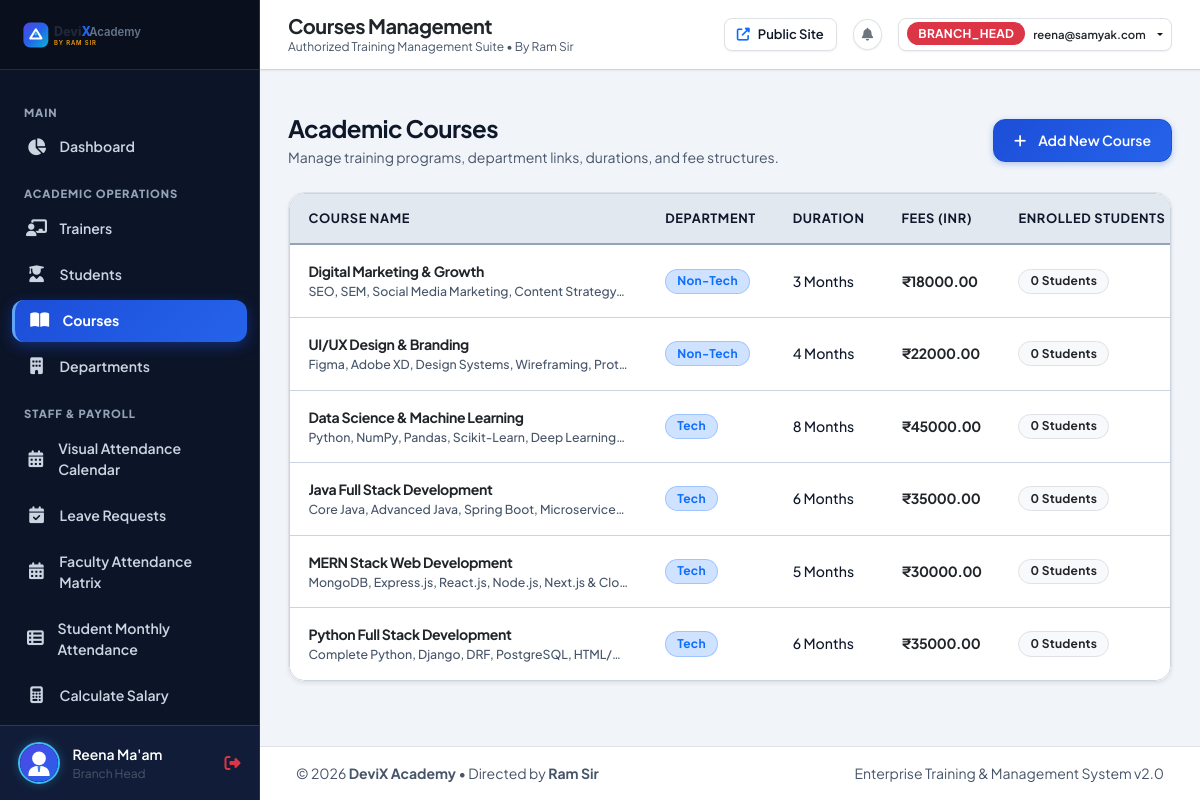
Screenshot of /branch-head/courses/ (signed in) with the database file from the repository.
### accounts/models.py (models this page shows, shortened)
class User(AbstractUser):
    class Role(models.TextChoices):
        BRANCH_HEAD = 'BRANCH_HEAD', 'Branch Head'
        TRAINER = 'TRAINER', 'Trainer'
        STUDENT = 'STUDENT', 'Student'
    role = models.CharField(
        max_length=20,
        choices=Role.choices,
        default=Role.STUDENT,
        help_text="Role defines the access level and dashboard view."
    )
    phone = models.CharField(
        max_length=20,
        blank=True,
        null=True,
        unique=True,
        help_text="Contact phone number."
    )
    must_change_password = models.BooleanField(
        default=False,
        help_text="If set, user will be prompted to change password on first login."
    )
    created_at = models.DateTimeField(auto_now_add=True)
    updated_at = models.DateTimeField(auto_now=True)
    class Meta:
        verbose_name = 'User'
        verbose_name_plural = 'Users'
        ordering = ['-date_joined']
    @property
    def is_branch_head(self):
        return self.role == self.Role.BRANCH_HEAD
    @property
    def is_trainer(self):
        return self.role == self.Role.TRAINER
    @property
    def is_student(self):
        return self.role == self.Role.STUDENT
    @property
    def display_name(self):
        if self.first_name or self.last_name:
            return f"{self.first_name} {self.last_name}".strip()
        return self.username

### academy/models.py (models this page shows, shortened)
class Course(models.Model):
    name = models.CharField(max_length=150)
    department = models.ForeignKey(Department, on_delete=models.CASCADE, related_name='courses')
    description = models.TextField()
    duration = models.CharField(max_length=50, help_text="e.g. 6 Months, 90 Days")
    fees = models.DecimalField(max_digits=10, decimal_places=2, null=True, blank=True, help_text="Course fees in INR")
    is_active = models.BooleanField(default=True)
    created_at = models.DateTimeField(auto_now_add=True)
    updated_at = models.DateTimeField(auto_now=True)
    class Meta:
        ordering = ['name']

class Department(models.Model):
    name = models.CharField(max_length=100, unique=True, help_text="e.g. Tech, Non-Tech")
    description = models.TextField(blank=True)
    is_active = models.BooleanField(default=True)
    created_at = models.DateTimeField(auto_now_add=True)
    class Meta:
        ordering = ['name']

### academy/views_branch_head.py (the view)
@branch_head_required
def course_list(request):
    courses = Course.objects.select_related('department').annotate(
        student_count=Count('students')
    ).order_by('department__name', 'name')
    return render(request, 'branch_head/course_list.html', {'courses': courses})

### templates/branch_head/course_list.html (shortened to what this page needs)
{% extends 'base.html' %}
{% block page_title %}Courses Management{% endblock %}
{% block content %}
<div class="d-flex flex-wrap align-items-center justify-content-between gap-3 mb-4">
    <div>
        <h4 class="fw-bold mb-1">Academic Courses</h4>
        <p class="text-muted small mb-0">Manage training programs, department links, durations, and fee structures.</p>
    </div>
    <a href="{% url 'branch_head:course_add' %}" class="btn btn-primary">
        <i class="fas fa-plus me-1"></i> Add New Course
    </a>
</div>
<div class="card border overflow-hidden">
    <div class="table-responsive">
        <table class="table custom-table table-hover mb-0">
            <thead>
                <tr>
                    <th>Course Name</th>
                    <th>Department</th>
                    <th>Duration</th>
                    <th>Fees (INR)</th>
                    <th>Enrolled Students</th>
                </tr>
            </thead>
            <tbody>
                {% for course in courses %}
                    <tr>
                        <td>
                            <div class="fw-bold text-dark">{{ course.name }}</div>
                            <div class="text-muted small text-truncate" style="max-width: 320px;">{{ course.description }}</div>
                        </td>
                        <td>
                            <span class="badge bg-primary-subtle text-primary border border-primary border-opacity-25">{{ course.department.name }}</span>
                        </td>
                        <td>{{ course.duration }}</td>
                        <td>
                            {% if course.fees %}
                                <span class="fw-bold text-dark">₹{{ course.fees|floatformat:2 }}</span>
                            {% else %}
                                <span class="text-muted small">N/A</span>
                            {% endif %}
                        </td>
                        <td>
                            <span class="badge bg-light text-dark border">{{ course.student_count }} Students</span>
                        </td>
                    </tr>
                {% empty %}
                    <tr>
                        <td colspan="7" class="text-center py-5 text-muted">No courses added yet.</td>
                    </tr>
                {% endfor %}
            </tbody>
        </table>
    </div>
</div>
{% endblock %}

### templates/base.html (shortened to what this page needs)
{% load static %}
<!DOCTYPE html>
<html lang="en">
<head>
    <link href="https://cdn.jsdelivr.net/npm/bootstrap@5.3.3/dist/css/bootstrap.min.css" rel="stylesheet">
    <link rel="stylesheet" href="https://cdnjs.cloudflare.com/ajax/libs/font-awesome/6.5.2/css/all.min.css">
    <link rel="stylesheet" href="{% static 'css/style.css' %}">
</head>
<body>
    {% if user.is_authenticated and not is_public_page %}
    <div class="app-wrapper">
        <aside class="app-sidebar">
            <div class="sidebar-header">
                <a href="{% url 'accounts:role_redirect' %}" class="sidebar-brand">
                    <img src="{% static 'images/logo.svg' %}" alt="DeviX Logo" height="34">
                </a>
            </div>
            <div class="sidebar-menu">
                {% if user.is_branch_head %}
                    <div class="menu-category">Main</div>
                    <a href="{% url 'branch_head:dashboard' %}" class="nav-item-link {% if request.resolver_match.url_name == 'dashboard' %}active{% endif %}">
                        <i class="fas fa-chart-pie"></i>
                        <span>Dashboard</span>
                    </a>
                    <div class="menu-category">Academic Operations</div>
                    <a href="{% url 'branch_head:trainer_list' %}" class="nav-item-link {% if 'trainer' in request.resolver_match.url_name and 'report' not in request.resolver_match.url_name %}active{% endif %}">
                        <i class="fas fa-chalkboard-teacher"></i>
                        <span>Trainers</span>
                    </a>
                    <a href="{% url 'branch_head:student_list' %}" class="nav-item-link {% if 'student' in request.resolver_match.url_name %}active{% endif %}">
                        <i class="fas fa-user-graduate"></i>
                        <span>Students</span>
                    </a>
                    <a href="{% url 'branch_head:course_list' %}" class="nav-item-link {% if 'course' in request.resolver_match.url_name %}active{% endif %}">
                        <i class="fas fa-book-open"></i>
                        <span>Courses</span>
                    </a>
                    <a href="{% url 'branch_head:department_list' %}" class="nav-item-link {% if 'department' in request.resolver_match.url_name %}active{% endif %}">
                        <i class="fas fa-building"></i>
                        <span>Departments</span>
                    </a>
                    <div class="menu-category">Staff & Payroll</div>
                    <a href="{% url 'branch_head:attendance_calendar' %}" class="nav-item-link {% if 'attendance_calendar' in request.resolver_match.url_name %}active{% endif %}">
                        <i class="fas fa-calendar-days"></i>
                        <span>Visual Attendance Calendar</span>
                    </a>
                    <a href="{% url 'branch_head:leave_list' %}" class="nav-item-link {% if 'leave' in request.resolver_match.url_name %}active{% endif %}">
                        <i class="fas fa-calendar-check"></i>
                        <span>Leave Requests</span>
                    </a>
                    <a href="{% url 'branch_head:trainer_attendance_report' %}" class="nav-item-link {% if request.resolver_match.url_name == 'trainer_attendance_report' %}active{% endif %}">
                        <i class="fas fa-calendar-alt"></i>
                        <span>Faculty Attendance Matrix</span>
                    </a>
                    <a href="{% url 'branch_head:student_attendance_report' %}" class="nav-item-link {% if request.resolver_match.url_name == 'student_attendance_report' %}active{% endif %}">
                        <i class="fas fa-table-list"></i>
                        <span>Student Monthly Attendance</span>
                    </a>
                    <a href="{% url 'branch_head:salary_calculator' %}" class="nav-item-link {% if 'salary_calculator' in request.resolver_match.url_name %}active{% endif %}">
                        <i class="fas fa-calculator"></i>
                        <span>Calculate Salary</span>
                    </a>
                    <a href="{% url 'branch_head:salary_records' %}" class="nav-item-link {% if 'salary_records' in request.resolver_match.url_name or 'salary_slip' in request.resolver_match.url_name %}active{% endif %}">
                    </a>
                {% endif %}
            </div>
            <div class="sidebar-footer">
                <div class="user-badge">
                    <img src="{% if user.is_trainer and user.trainer_profile %}{{ user.trainer_profile.profile_picture_url }}{% elif user.is_student and user.student_profile %}{{ user.student_profile.profile_picture_url }}{% else %}{% static 'images/default-trainer.svg' %}{% endif %}" alt="Avatar" class="user-avatar-sm">
                    <div class="user-info flex-grow-1 overflow-hidden">
                        <div class="text-truncate fw-semibold text-white small">{{ user.display_name }}</div>
                        <div class="text-truncate text-muted" style="font-size: 0.75rem;">{{ user.get_role_display }}</div>
                    </div>
                    <a href="{% url 'accounts:logout' %}" class="text-danger" title="Logout">
                        <i class="fas fa-sign-out-alt"></i>
                    </a>
                </div>
            </div>
        </aside>
        <div class="app-main">
            <header class="app-topbar">
                <div class="d-flex align-items-center gap-3">
                    <div>
                        <h5 class="mb-0 fw-bold text-dark d-none d-sm-block">{% block page_title %}DeviX Academy{% endblock %}</h5>
                        <div class="text-muted d-none d-md-block" style="font-size: 0.75rem;">Authorized Training Management Suite &bull; By Ram Sir</div>
                    </div>
                </div>
                <div class="d-flex align-items-center gap-2 gap-sm-3">
                    <a href="{% url 'public_home' %}" class="btn btn-light btn-sm border" target="_blank" title="View Public Portal">
                        <i class="fas fa-external-link-alt text-primary"></i> <span class="d-none d-md-inline">Public Site</span>
                    </a>
                    <div class="dropdown" id="notificationDropdownContainer">
                        <button class="btn btn-light btn-sm border position-relative p-2 rounded-circle" type="button" id="notifDropdownBtn" data-bs-toggle="dropdown" aria-expanded="false" title="Activity Notifications">
                            <i class="fas fa-bell text-secondary"></i>
                        </button>
                    </div>
                    <div class="dropdown">
                        <button class="btn btn-light btn-sm dropdown-toggle d-flex align-items-center gap-2 border px-2 py-1" type="button" data-bs-toggle="dropdown">
                            <span class="badge {% if user.is_branch_head %}bg-danger{% elif user.is_trainer %}bg-primary{% else %}bg-success{% endif %} text-uppercase">{{ user.role }}</span>
                            <span class="fw-semibold small d-none d-md-inline text-dark">{{ user.username }}</span>
                        </button>
                    </div>
                </div>
            </header>
            <div class="px-4 pt-3">
            </div>
            <main class="app-content">
                {% block content %}{% endblock %}
            </main>
            <footer class="py-3 px-4 bg-white border-top text-center text-muted small mt-auto no-print">
                <div class="container-fluid d-flex flex-wrap align-items-center justify-content-between gap-2">
                    <span>&copy; {% now "Y" %} <strong>DeviX Academy</strong> &bull; Directed by <strong>Ram Sir</strong></span>
                    <span class="text-muted">Enterprise Training & Management System v2.0</span>
                </div>
            </footer>
        </div>
    </div>
    {% endif %}
</body>
</html>

### rows the page displays
User: display_name "Reena Ma'am", role "Branch Head", role "BRANCH_HEAD", username "reena@samyak.com"
Course: name "Digital Marketing & Growth", description "SEO, SEM, Social Media Marketing, Content Strategy…", department.name "Non-Tech", duration "3 Months", fees "18000.00", student_count "0"
Course: name "UI/UX Design & Branding", description "Figma, Adobe XD, Design Systems, Wireframing, Prot…", department.name "Non-Tech", duration "4 Months", fees "22000.00", student_count "0"
Course: name "Data Science & Machine Learning", description "Python, NumPy, Pandas, Scikit-Learn, Deep Learning…", department.name "Tech", duration "8 Months", fees "45000.00", student_count "0"
Course: name "Java Full Stack Development", description "Core Java, Advanced Java, Spring Boot, Microservice…", department.name "Tech", duration "6 Months", fees "35000.00", student_count "0"
Course: name "MERN Stack Web Development", description "MongoDB, Express.js, React.js, Node.js, Next.js & Clo…", department.name "Tech", duration "5 Months", fees "30000.00", student_count "0"
Course: name "Python Full Stack Development", description "Complete Python, Django, DRF, PostgreSQL, HTML/…", department.name "Tech", duration "6 Months", fees "35000.00", student_count "0"
